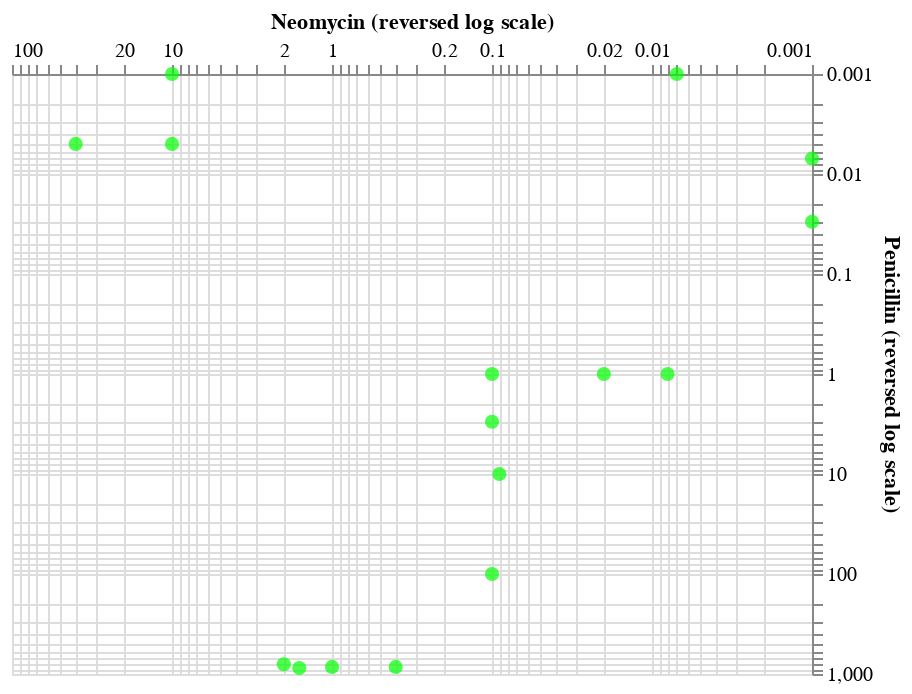

This figure's notebook cell:
### Code cell
alt.Chart(df).mark_circle(color="lime", size=50).encode(
    alt.X("Neomycin:Q", 
          scale=alt.Scale(type="log"), 
          sort="descending",
          axis = alt.Axis(orient="top"),
          title = "Neomycin (reversed log scale)"
          ),
    alt.Y("Penicillin:Q", 
          scale=alt.Scale(type="log"), 
          sort="descending",
          axis = alt.Axis(orient="right"),
          title = "Penicillin (reversed log scale)"
          )
)

### Figure 1 — Vega-Lite specification as saved in the notebook (floating-point values rounded to 4 significant figures)
{"$schema": "https://vega.github.io/schema/vega-lite/v4.8.1.json", "config": {"view": {"continuousHeight": 300, "continuousWidth": 400}}, "data": {"name": "data-8833440f737304311e72aeeffd7b9881"}, "datasets": {"data-8833440f737304311e72aeeffd7b9881": [{"Bacteria": "Aerobacter aerogenes", "Genus": "other", "Gram_Staining": "negative", "Neomycin": 1.6, "Penicillin": 870, "Streptomycin": 1}, {"Bacteria": "Bacillus anthracis", "Genus": "other", "Gram_Staining": "positive", "Neomycin": 0.007, "Penicillin": 0.001, "Streptomycin": 0.01}, {"Bacteria": "Brucella abortus", "Genus": "other", "Gram_Staining": "negative", "Neomycin": 0.02, "Penicillin": 1, "Streptomycin": 2}, {"Bacteria": "Diplococcus pneumoniae", "Genus": "other", "Gram_Staining": "positive", "Neomycin": 10, "Penicillin": 0.005, "Streptomycin": 11}, {"Bacteria": "Escherichia coli", "Genus": "other", "Gram_Staining": "negative", "Neomycin": 0.1, "Penicillin": 100, "Streptomycin": 0.4}, {"Bacteria": "Klebsiella pneumoniae", "Genus": "other", "Gram_Staining": "negative", "Neomycin": 1, "Penicillin": 850, "Streptomycin": 1.2}, {"Bacteria": "Mycobacterium tuberculosis", "Genus": "other", "Gram_Staining": "negative", "Neomycin": 2, "Penicillin": 800, "Streptomycin": 5}, {"Bacteria": "Proteus vulgaris", "Genus": "other", "Gram_Staining": "negative", "Neomycin": 0.1, "Penicillin": 3, "Streptomycin": 0.1}, {"Bacteria": "Pseudomonas aeruginosa", "Genus": "other", "Gram_Staining": "negative", "Neomycin": 0.4, "Penicillin": 850, "Streptomycin": 2}, {"Bacteria": "Salmonella (Eberthella) typhosa", "Genus": "Salmonella", "Gram_Staining": "negative", "Neomycin": 0.008, "Penicillin": 1, "Streptomycin": 0.4}, {"Bacteria": "Salmonella schottmuelleri", "Genus": "Salmonella", "Gram_Staining": "negative", "Neomycin": 0.09, "Penicillin": 10, "Streptomycin": 0.8}, {"Bacteria": "Staphylococcus albus", "Genus": "Staphylococcus", "Gram_Staining": "positive", "Neomycin": 0.001, "Penicillin": 0.007, "Streptomycin": 0.1}, {"Bacteria": "Staphylococcus aureus", "Genus": "Staphylococcus", "Gram_Staining": "positive", "Neomycin": 0.001, "Penicillin": 0.03, "Streptomycin": 0.03}, {"Bacteria": "Streptococcus fecalis", "Genus": "Streptococcus", "Gram_Staining": "positive", "Neomycin": 0.1, "Penicillin": 1, "Streptomycin": 1}, {"Bacteria": "Streptococcus hemolyticus", "Genus": "Streptococcus", "Gram_Staining": "positive", "Neomycin": 10, "Penicillin": 0.001, "Streptomycin": 14}, {"Bacteria": "Streptococcus viridans", "Genus": "Streptococcus", "Gram_Staining": "positive", "Neomycin": 40, "Penicillin": 0.005, "Streptomycin": 10}]}, "encoding": {"x": {"axis": {"orient": "top"}, "field": "Neomycin", "scale": {"type": "log"}, "sort": "descending", "title": "Neomycin (reversed log scale)", "type": "quantitative"}, "y": {"axis": {"orient": "right"}, "field": "Penicillin", "scale": {"type": "log"}, "sort": "descending", "title": "Penicillin (reversed log scale)", "type": "quantitative"}}, "mark": {"color": "lime", "size": 50, "type": "circle"}}
